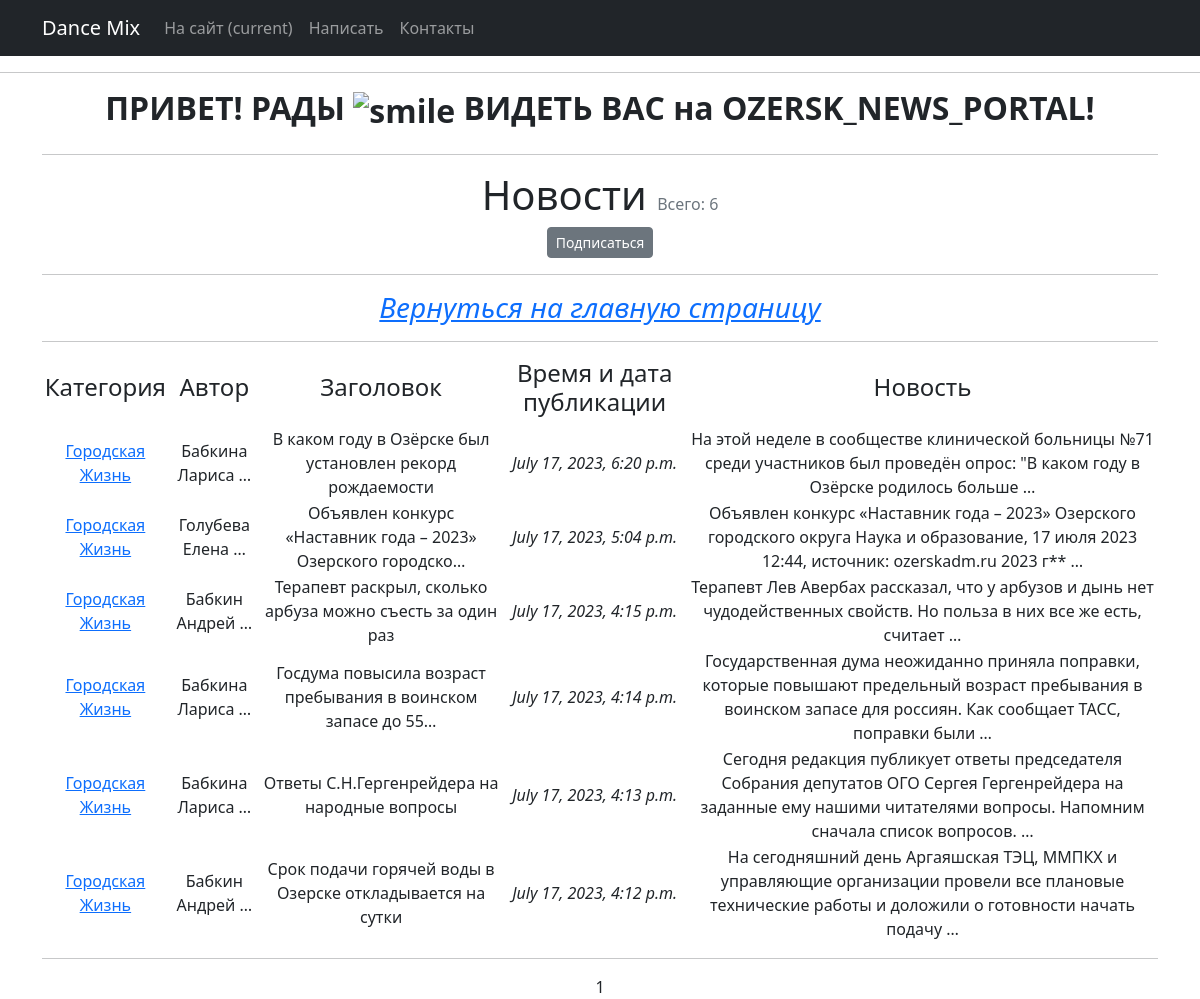
Page /news/categories/2 on the committed database.
### News_from_Ozersk/models.py (models this page shows, shortened)
class Category(models.Model):                            # Категория, к которой будет привязываться новость
    name = models.CharField(max_length=100, unique=True) # названия категорий тоже не должны повторяться
    subscribers =  models.ManyToManyField(User, related_name ='categories')
    def __str__(self):
        return self.name.title()

class New(models.Model):         # Новости для нашей витрины
    ARTICLE = 'AR'
    NEWS = 'NE'
    TYPE = [
        (ARTICLE, 'Статья'),
        (NEWS, 'Новость'),
    ]
    post_type = models.CharField(
        max_length=2,
        choices=TYPE,
        default=NEWS,
    )
    name = models.CharField(
        max_length=64,
        unique=True,              # названия новостей не должны повторяться
    )
    time_in = models.DateTimeField(auto_now_add=True)
    textPost = models.TextField()
    author = models.ForeignKey(Author1, on_delete=models.CASCADE)
    category = models.ManyToManyField(Category, through='NewCategory')

class Author1(models.Model):
    name = models.CharField(max_length=100)
    def __str__(self):
       return self.name.title()

### News_from_Ozersk/views.py (the view)
# urls.py: path('news/categories/<int:pk>', NewsCategoryList.as_view(), name='new_category'),
class NewsCategoryList(ListView):
    model = New                      # Указываем модель, объекты которой мы будем выводить
    template_name = 'news_category.html'      # Указываем имя шаблона, в котором будут все инструкции о том,
    context_object_name = 'news_category'     # Это имя списка, в котором будут лежать все объекты.
    paginate_by = 7                  # вот так мы можем указать количество записей на странице
    def get_queryset(self):
        self.category = get_object_or_404(Category, id=self.kwargs['pk'])
        queryset = New.objects.filter(category = self.category).order_by('-time_in')
        return queryset
    def get_context_data(self, **kwargs):
        context = super().get_context_data(**kwargs)
        context['is_not_subscriber'] = self.request.user not in self.category.subscribers.all()
        context['category'] = self.category
        return context

### News_from_Ozersk/templatetags/custom_filters.py (called while the page is built)
@register.filter()
def censor(value):
   stop_list = ['погода', 'бал', 'год']
   post_list = value.split()
   post_clean = []
   for clean in post_list:
      if clean in stop_list:
         clean = clean[0]+'*'*(len(clean)-1)
         post_clean.append(clean)
      else:
         post_clean.append(clean)
   return f'{" ".join(post_clean)}'

### templates/news_category.html (shortened to what this page needs)
{% extends 'flatpages/default.html' %}
{% load custom_filters %}
{% load custom_tags %}
{% block content %}
    <hr>
<h1 class = "text-center">Новости <span class = "text-muted fs-6 fw-normal">Всего: {{ page_obj.paginator.count }}</span> </h1>
    {% if is_not_subscriber %}
        <p class = "text-center"><a href = "{% url 'subscribe' category.id %}" class = "btn btn-secondary btn-sm">Подписаться</a></p>
    {% endif %}
<hr>
    <h3><em><a href="http://127.0.0.1:8000/news/">Вернуться на главную страницу</a></em></h3>
   <hr>
   {% if news_category %}
       <table>
           <tr>
               <td><h4>Категория</h4></td>
               <td><h4>Автор</h4></td>
               <td><h4>Заголовок</h4></td>
               <td><h4>Время и дата публикации</h4></td>
               <td><h4>Новость</h4></td>
           </tr>
           {% for new in news_category %}
           <tr>
               <td>
                   {% for category in new.category.all %}
                       <a href="{% url 'new_category' category.id %}">{{ category|truncatewords:5 }}</a>
                   {% endfor %}
               </td>
               <td>{{ new.author|truncatewords:2 }}</td>
               <td>{{ new.name|censor|truncatechars:60 }}</td>
               <td><i>{{ new.time_in }}</i></td>
               <td>{{ new.textPost|censor|truncatewords:20 }}</td>
           </tr>
           {% endfor %}
       </table>
    <hr>
   {% else %}
       <h2>СЕГОДНЯ ХОРОШИЙ ДЕНЬ - НОВОСТЕЙ НЕТ!</h2>
   {% endif %}
   {{ page_obj.number }}
{% endblock content %}

### rows in the picture
New: author "Бабкина Лариса …", name|censor "В каком году в Озёрске был установлен рекорд рождаемости", time_in "July 17, 2023, 6:20 p.m.", textPost|censor "На этой неделе в сообществе клинической больницы №71 среди участников был проведён опрос: \"В каком году в Озёрске родилось больше …"
Category: name "Городская Жизнь"
New: author "Голубева Елена …", name|censor "Объявлен конкурс «Наставник года – 2023» Озерского городско…", time_in "July 17, 2023, 5:04 p.m.", textPost|censor "Объявлен конкурс «Наставник года – 2023» Озерского городского округа Наука и образование, 17 июля 2023 12:44, источник: ozerskadm.ru 2023 г** …"
New: author "Бабкин Андрей …", name|censor "Терапевт раскрыл, сколько арбуза можно съесть за один раз", time_in "July 17, 2023, 4:15 p.m.", textPost|censor "Терапевт Лев Авербах рассказал, что у арбузов и дынь нет чудодейственных свойств. Но польза в них все же есть, считает …"
New: author "Бабкина Лариса …", name|censor "Госдума повысила возраст пребывания в воинском запасе до 55…", time_in "July 17, 2023, 4:14 p.m.", textPost|censor "Государственная дума неожиданно приняла поправки, которые повышают предельный возраст пребывания в воинском запасе для россиян. Как сообщает ТАСС, поправки были …"
New: author "Бабкина Лариса …", name|censor "Ответы С.Н.Гергенрейдера на народные вопросы", time_in "July 17, 2023, 4:13 p.m.", textPost|censor "Сегодня редакция публикует ответы председателя Собрания депутатов ОГО Сергея Гергенрейдера на заданные ему нашими читателями вопросы. Напомним сначала список вопросов. …"
New: author "Бабкин Андрей …", name|censor "Срок подачи горячей воды в Озерске откладывается на сутки", time_in "July 17, 2023, 4:12 p.m.", textPost|censor "На сегодняшний день Аргаяшская ТЭЦ, ММПКХ и управляющие организации провели все плановые технические работы и доложили о готовности начать подачу …"

### other values in the picture
{{ page_obj.paginator.count }} "6"
{{ page_obj.number }} "1"
